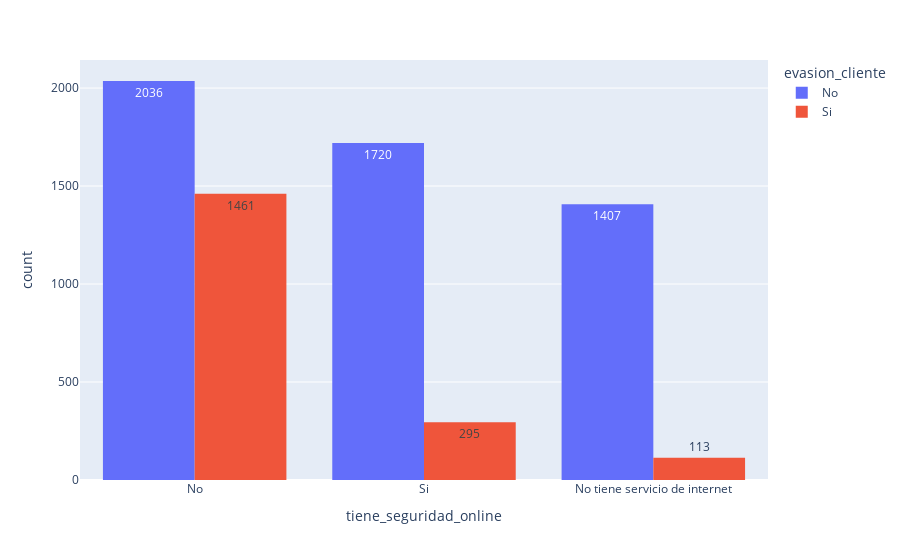

The cell this chart's notebook holds for it:
### Code cell
px.histogram(df_telecomx, x = 'tiene_seguridad_online', color = 'evasion_cliente', barmode = 'group', text_auto = True)

### Figure 1 — Plotly figure (JSON) as saved in the notebook; plotly's stock layout.template omitted (floating-point values rounded to 4 significant figures; data arrays with more than 128 entries replaced by an {"elided": "..."} marker saying what was removed)
{"data": [{"alignmentgroup": "True", "bingroup": "x", "hovertemplate": "evasion_cliente=No<br>tiene_seguridad_online=%{x}<br>count=%{y}<extra></extra>", "legendgroup": "No", "marker": {"color": "#636efa", "pattern": {"shape": ""}}, "name": "No", "offsetgroup": "No", "orientation": "v", "showlegend": true, "texttemplate": "%{value}", "type": "histogram", "x": {"elided": "5163 str values"}, "xaxis": "x", "yaxis": "y"}, {"alignmentgroup": "True", "bingroup": "x", "hovertemplate": "evasion_cliente=Si<br>tiene_seguridad_online=%{x}<br>count=%{y}<extra></extra>", "legendgroup": "Si", "marker": {"color": "#EF553B", "pattern": {"shape": ""}}, "name": "Si", "offsetgroup": "Si", "orientation": "v", "showlegend": true, "texttemplate": "%{value}", "type": "histogram", "x": {"elided": "1869 str values"}, "xaxis": "x", "yaxis": "y"}], "layout": {"barmode": "group", "legend": {"title": {"text": "evasion_cliente"}, "tracegroupgap": 0}, "margin": {"t": 60}, "xaxis": {"anchor": "y", "domain": [0, 1], "title": {"text": "tiene_seguridad_online"}}, "yaxis": {"anchor": "x", "domain": [0, 1], "title": {"text": "count"}}}}
